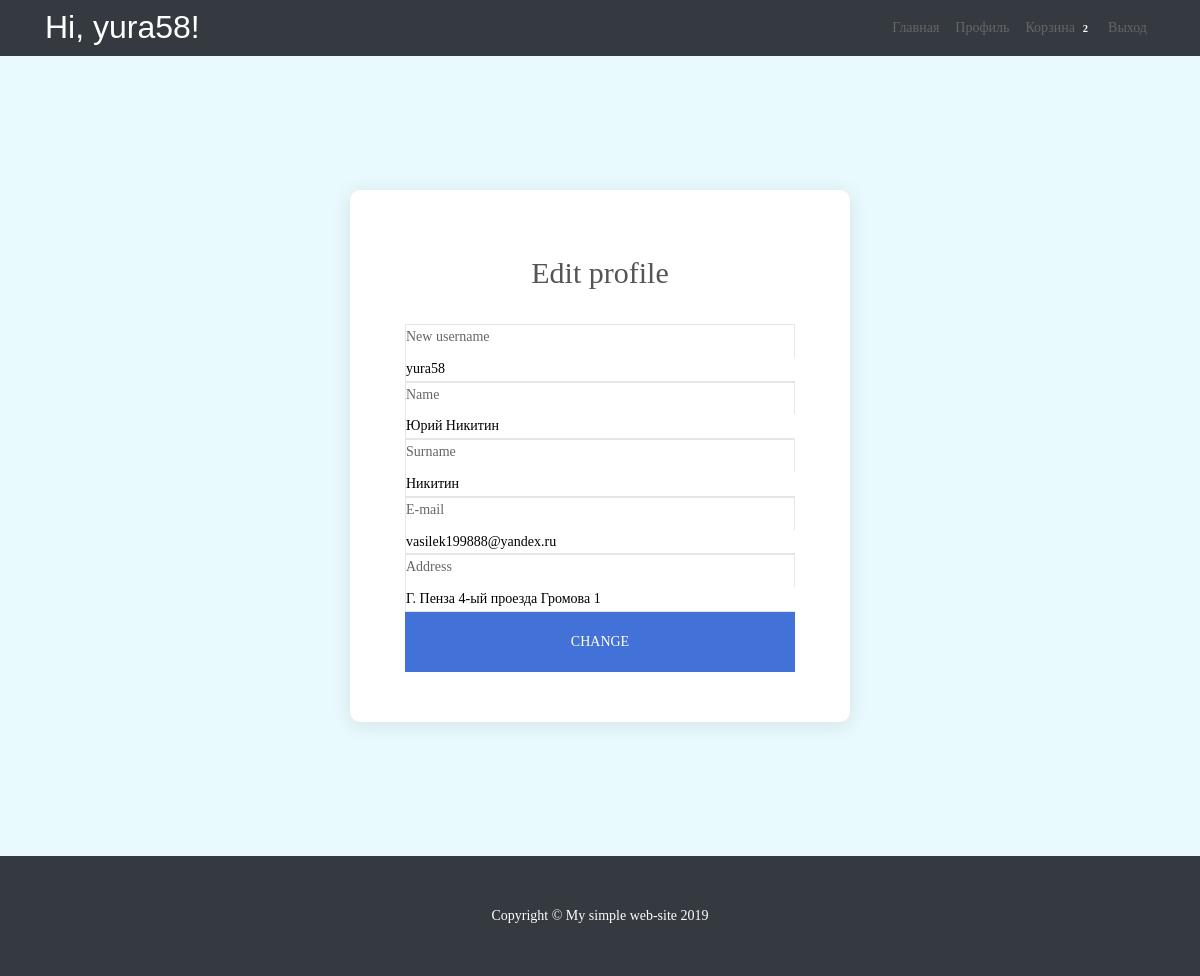
Screenshot of /edit_profile (signed in) with the database file from the repository.
### app/models.py (models this page shows, shortened)
class User(UserMixin, db.Model):
    id = db.Column(db.Integer, primary_key=True)
    username = db.Column(db.String(64), index=True, unique=True)
    name = db.Column(db.String(64))
    surname = db.Column(db.String(64))
    email = db.Column(db.String(64), index=True, unique=True)
    address = db.Column(db.String(64))
    password_hash = db.Column(db.String(128))
    role_id = db.Column(db.Integer, db.ForeignKey('role.id'))
    role = db.relationship('Role', lazy='joined')
    def count_products_inCart(self):
        return CartItems.query.filter_by(user_id=current_user.id).count()

### app/routes.py (the view)
@app.route('/edit_profile', methods=['GET', 'POST'])
def edit_profile():
    form = EditProfileForm()
    if form.validate_on_submit():
        current_user.username = form.username.data
        current_user.name = form.name.data
        current_user.surname = form.surname.data
        current_user.email = form.email.data
        current_user.address = form.address.data
        db.session.commit()
        flash("Great your changes are saved!")
        return redirect(url_for('user', username=current_user.username))
    elif request.method == 'GET':
        form.username.data = current_user.username
        form.name.data = current_user.name
        form.surname.data = current_user.surname
        form.email.data = current_user.email
        form.address.data = current_user.address
    return render_template('edit_profile.html', title='Edit profile', form=form)

### app/forms.py
class EditProfileForm(FlaskForm):
    username = StringField('New username', validators=[DataRequired()])
    name = StringField('Name', validators=[DataRequired()])
    surname = StringField('Surname', validators=[DataRequired()])
    email = StringField('E-mail', validators=[DataRequired(), Email()])
    address = StringField('Address', validators=[DataRequired()])
    submit = SubmitField('Change')

### app/models.py (called while the page is built)
@login.user_loader
def load_user(id):
    return User.query.get(int(id))

### app/templates/edit_profile.html (shortened to what this page needs)
{% extends "base.html" %}
{% block content %}
<body>
	<div class="limiter">
		<div class="container-login100">
			<div class="wrap-login100 p-l-55 p-r-55 p-t-65 p-b-50">
				<form class="login100-form validate-form" action="" method="post" novalidate>
					<span class="login100-form-title p-b-33">
						Edit profile
					</span>
                    <div class="wrap-input100 validate-input" >
                        <p>
                            {{ form. username.label }} <br>
                            {{ form.username(size = 52) }}
                        </p>
                    </div>
                    <div class="wrap-input100 validate-input" >
                        <p>
                            {{ form. name.label }} <br>
                            {{ form.name(size = 52) }}
                        </p>
                    </div>
                    <div class="wrap-input100 validate-input" >
                        <p>
                            {{ form. surname.label }} <br>
                            {{ form.surname(size = 52) }}
                        </p>
                    </div>
                    <div class="wrap-input100 validate-input" >
                        <p>
                            {{ form. email.label }} <br>
                            {{ form.email(size = 52) }}
                        </p>
                    </div>
                    <div class="wrap-input100 validate-input" >
                        <p>
                            {{ form. address.label }} <br>
                            {{ form.address(size = 52)}}
                        </p>
                    </div>
                    <button class="login100-form-btn">
							Change
                    </button>
                </form>
			</div>
		</div>
	</div>
</body>
{% endblock %}

### app/templates/base.html (shortened to what this page needs)
<!DOCTYPE html>
<html lang="en">
<head>
    <link href="{{ url_for('static', filename = 'vendor/bootstrap/css/bootstrap.min.css') }}" rel="stylesheet">
    <link href="{{ url_for('static', filename = 'css/shop-homepage.css') }}" rel="stylesheet">
    <link href="{{ url_for('static', filename = 'vendor/bootstrap/css/style.css') }}" rel="stylesheet">
	<link rel="stylesheet" type="text/css" href="{{ url_for('static', filename = 'css/util.css')}}">
	<link rel="stylesheet" type="text/css"  href="{{ url_for('static', filename = 'css/main.css')}}">
</head>
<body>
  <nav class="navbar navbar-expand-lg navbar-indigo bg-dark fixed-top">
    <div class="container">
      {% if current_user.is_authenticated %}
      <h2 class="m-0  text-white">  Hi, {{ current_user.username }}!  </h2>
      {% endif %}
      <div class="collapse navbar-collapse" id="navbarResponsive">
        <ul class="navbar-nav ml-auto"  >
          <li class="nav-item active">
            <a class="nav-link" href=" {{ url_for('index', category_id = None )}} ">Главная
            </a>
          </li>
          {% if current_user.role_id == 2 %}
          <li class="nav-item">
            <a class="nav-link" href="{{ url_for('user' , username = current_user.username ) }}">Профиль</a>
          </li>
          <li class="nav-item">
            <a class="nav-link" href="{{ url_for('cart')}}">Корзина
            {% set count_prod = current_user.count_products_inCart() %}
            {%  if count_prod  %}
              <span class="badge">{{ count_prod }}</span>
            {% endif %}
            </a>
          </li>
          <li class="nav-item">
            <a class="nav-link" href="{{ url_for('logout') }}">Выход</a>
          </li>
          {% endif %}
        </ul>
      </div>
    </div>
  </nav>
  {% block content %}
  {% endblock %}
  <footer class="py-5 bg-dark">
    <div class="container">
      <div class="made-with-love">
        <p class="m-0 text-center text-white">Copyright &copy; My simple web-site 2019</p>
      </div>
    </div>
  </footer>
</body>
</html>

### app/static/css/shop-homepage.css (style rules this page uses)
body { padding-top: 56px; }

### app/static/css/main.css (style rules this page uses)
* { margin: 0px; padding: 0px; box-sizing: border-box; }
body, html { height: 100%; font-family: OpenSans-Regular, sans-serif; }
a { font-family: OpenSans-Regular; font-size: 14px; line-height: 1.7; color: #666666; margin: 0px; transition: all 0.4s; -webkit-transition: all 0.4s; -o-transition: all 0.4s; -moz-transition: all 0.4s; }
span { font-family: OpenSans-Regular; font-size: 14px; line-height: 1.7; color: #666666; margin: 0px; transition: all 0.4s; -webkit-transition: all 0.4s; -o-transition: all 0.4s; -moz-transition: all 0.4s; }
h1,h2,h3,h4,h5,h6 { margin: 0px; }
p { font-family: OpenSans-Regular; font-size: 14px; line-height: 1.7; color: #666666; margin: 0px; }
ul, li { margin: 0px; list-style-type: none; }
input { outline: none; border: none; }
button { outline: none !important; border: none; background: transparent; }
.limiter { width: 100%; margin: 0 auto; }
.container-login100 { width: 100%; min-height: 100vh; display: -webkit-box; display: -webkit-flex; display: -moz-box; display: -ms-flexbox; display: flex; flex-wrap: wrap; justify-content: center; align-items: center; padding: 15px; background: #e9faff; }
.wrap-login100 { width: 500px; background: #fff; border-radius: 10px; overflow: hidden; box-shadow: 0 3px 20px 0px rgba(0, 0, 0, 0.1); -moz-box-shadow: 0 3px 20px 0px rgba(0, 0, 0, 0.1); -webkit-box-shadow: 0 3px 20px 0px rgba(0, 0, 0, 0.1); -o-box-shadow: 0 3px 20px 0px rgba(0, 0, 0, 0.1); -ms-box-shadow: 0 3px 20px 0px rgba(0, 0, 0, 0.1); }
.login100-form { width: 100%; }
.login100-form-title { display: block; font-family: OpenSans-Regular; font-size: 30px; color: #555555; line-height: 1.2; text-align: center; }
.wrap-input100 { width: 100%; position: relative; background-color: #fff; border: 1px solid #e6e6e6; }
.login100-form-btn { display: -webkit-box; display: -webkit-flex; display: -moz-box; display: -ms-flexbox; display: flex; justify-content: center; align-items: center; padding: 0 20px; width: 100%; height: 60px; background-color: #4272d7; font-family: OpenSans-Regular; font-size: 14px; color: #fff; line-height: 1.2; text-transform: uppercase; -webkit-transition: all 0.4s; -o-transition: all 0.4s; -moz-transition: all 0.4s; transition: all 0.4s; }
.validate-input { position: relative; }

### rows the page displays
User: username "yura58", name "Юрий Никитин", surname "Никитин", email "vasilek199888@yandex.ru", address "Г. Пенза 4-ый проезда Громова 1"

### other values shown
{{ count_prod }} "2"
